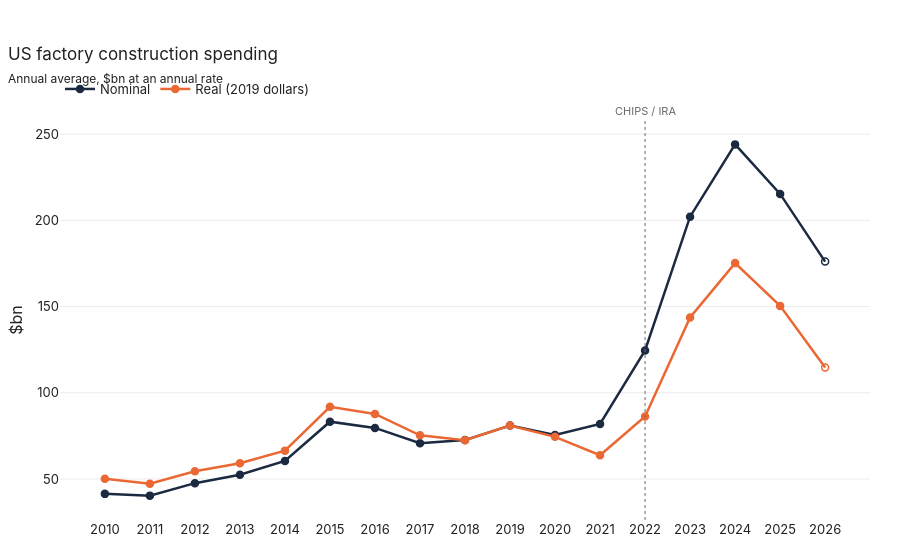

Write notebook code for a chart like this one.
### Markdown cell above
## 2. Factory construction

### Code cell
plot_years(fred, 'date', ['TLMFGCONS', 'TLMFGCONS_real'], scale=1000,
           title="US factory construction spending",
           subtitle='Annual average, $bn at an annual rate', ytitle='$bn')

### Figure 1 — Plotly figure (JSON) as saved in the notebook; plotly's stock layout.template omitted (floating-point values rounded to 4 significant figures)
{"data": [{"hovertemplate": "Nominal : %{y:,.0f}<extra></extra>", "line": {"color": "#1b2a41", "width": 2.5}, "marker": {"color": "#1b2a41", "line": {"color": "#1b2a41", "width": 1.5}, "size": 7, "symbol": ["circle", "circle", "circle", "circle", "circle", "circle", "circle", "circle", "circle", "circle", "circle", "circle", "circle", "circle", "circle", "circle", "circle-open"]}, "mode": "lines+markers", "name": "Nominal", "type": "scatter", "x": [2010, 2011, 2012, 2013, 2014, 2015, 2016, 2017, 2018, 2019, 2020, 2021, 2022, 2023, 2024, 2025, 2026], "y": [41.36, 40.34, 47.57, 52.45, 60.46, 83.23, 79.61, 70.78, 72.54, 81.01, 75.47, 81.95, 124.6, 202.2, 244.1, 215.4, 176.1]}, {"hovertemplate": "Real (2019 dollars) : %{y:,.0f}<extra></extra>", "line": {"color": "#eb6834", "width": 2.5}, "marker": {"color": "#eb6834", "line": {"color": "#eb6834", "width": 1.5}, "size": 7, "symbol": ["circle", "circle", "circle", "circle", "circle", "circle", "circle", "circle", "circle", "circle", "circle", "circle", "circle", "circle", "circle", "circle", "circle-open"]}, "mode": "lines+markers", "name": "Real (2019 dollars)", "type": "scatter", "x": [2010, 2011, 2012, 2013, 2014, 2015, 2016, 2017, 2018, 2019, 2020, 2021, 2022, 2023, 2024, 2025, 2026], "y": [50.13, 47.23, 54.48, 59.08, 66.42, 91.89, 87.74, 75.3, 72.53, 81.02, 74.44, 63.8, 86.28, 143.7, 175.2, 150.4, 114.7]}], "layout": {"annotations": [{"font": {"color": "#6b6b6b", "size": 11}, "showarrow": false, "text": "CHIPS / IRA", "x": 2022, "xanchor": "center", "y": 1, "yanchor": "bottom", "yref": "paper"}], "shapes": [{"line": {"color": "#6b6b6b", "dash": "dot", "width": 1}, "type": "line", "x0": 2022, "x1": 2022, "xref": "x", "y0": 0, "y1": 1, "yref": "y domain"}], "showlegend": true, "title": {"subtitle": {"text": "Annual average, $bn at an annual rate"}, "text": "US factory construction spending"}, "yaxis": {"title": {"text": "$bn"}}}}
